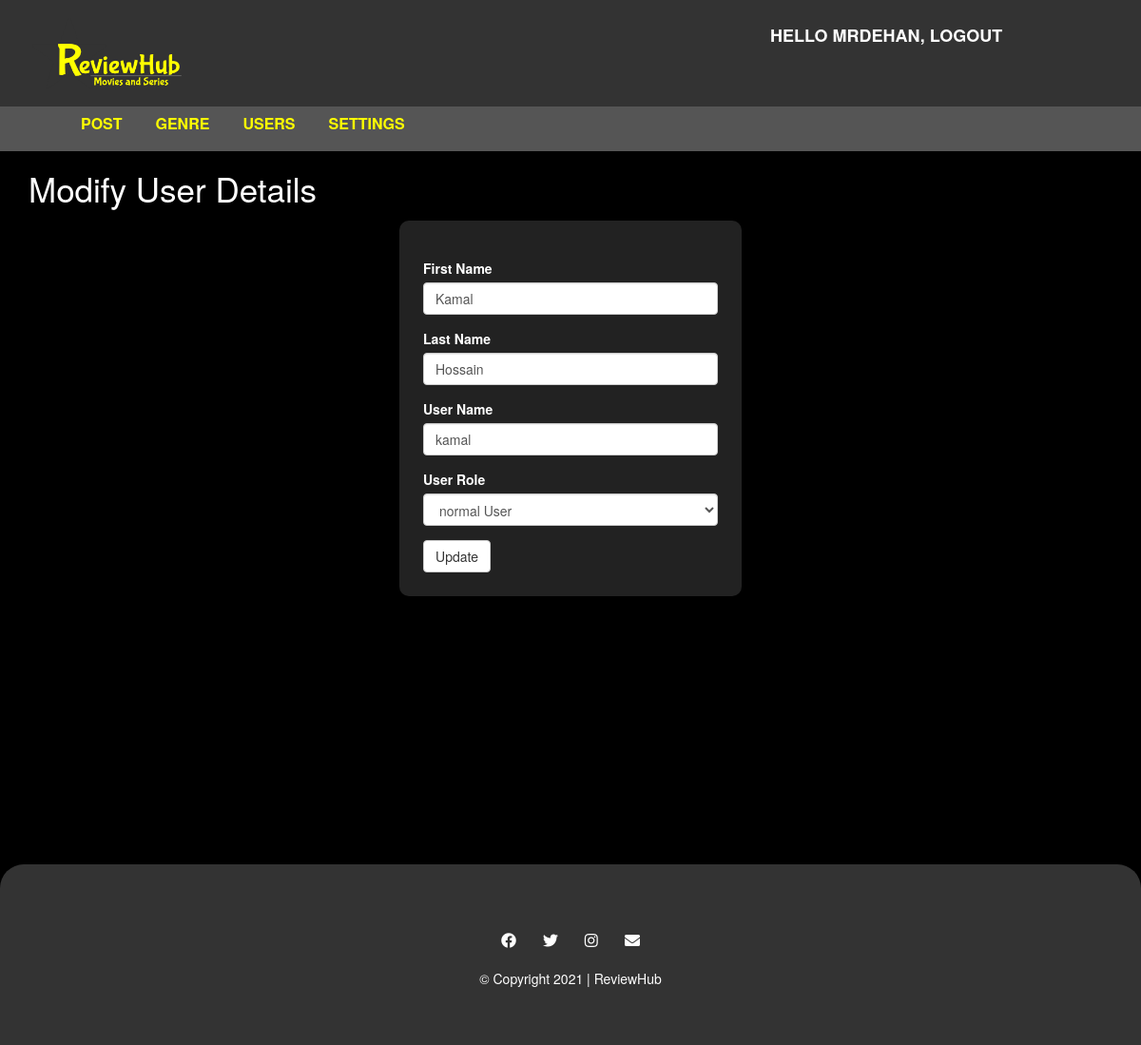
Screenshot of /reviewhub/admin/update-user.php?id=36 (signed in) with the database file from the repository.
### tables this page shows
CREATE TABLE `user` (
  `user_id` int UNSIGNED NOT NULL,
  `first_name` varchar(30) NOT NULL,
  `last_name` varchar(30) NOT NULL,
  `username` varchar(30) DEFAULT NULL,
  `password` varchar(40) DEFAULT NULL,
  `role` int NOT NULL
);

### reviewhub/admin/update-user.php (the view, shortened to what this page needs)
<?php include "header.php";
?>
<div id="admin-content">
    <div class="container">
        <div class="row">
            <div class="col-md-12">
                <h1 class="admin-heading">Modify User Details</h1>
            </div>
            <div class="col-md-offset-4 col-md-4">
                <?php
                include "config.php";
                $user_id = $_GET['id'];
                $sql = "SELECT * FROM user WHERE user_id = {$user_id}";
                $result = mysqli_query($conn, $sql) or die("Query Failed.");
                if(mysqli_num_rows($result) > 0){
                  while($row = mysqli_fetch_assoc($result)){
                ?>
                <form action="<?php $_SERVER['PHP_SELF']; ?>" method="POST">
                    <div class="form-group">
                        <label>First Name</label>
                        <input type="text" name="f_name" class="form-control" value="<?php echo $row['first_name'];  ?>"
                            required>
                    </div>
                    <div class="form-group">
                        <label>Last Name</label>
                        <input type="text" name="l_name" class="form-control" value="<?php echo $row['last_name'];  ?>"
                            required>
                    </div>
                    <div class="form-group">
                        <label>User Name</label>
                        <input type="text" name="username" class="form-control" value="<?php echo $row['username'];  ?>"
                            placeholder="" required>
                    </div>
                    <div class="form-group">
                        <label>User Role</label>
                        <select class="form-control" name="role" value="<?php echo $row['role']; ?>">
                            <?php
                              if($row['role'] == 1){
                                echo "<option value='0'>normal User</option>
                                      <option value='1' selected>Admin</option>";
                              }else{
                                echo "<option value='0' selected>normal User</option>
                                      <option value='1'>Admin</option>";
                              }
                            ?>
                        </select>
                    </div>
                    <input type="submit" name="submit" class="btn btn-default" value="Update" required />
                </form>
                <?php
                }
              }
                   ?>
            </div>
        </div>
    </div>
</div>
<?php include "footer.php"; ?>

### reviewhub/css/style.css (style rules this page uses)
body { background-color: #000; color: #fff; }
#admin-content { padding: 20px 0; min-height: 750px; }
#admin-content .admin-heading { font-size: 35px; margin: 0 0 15px; }
form { background: #222; padding: 25px; box-shadow: 0 1px 3px rgba(0, 0, 0, 0.13); border-radius: 10px; }

### rows the page displays
user: f_name "Kamal", l_name "Hossain", username "kamal", role "normal User"

### other values shown
$_SESSION["username"] "MRDEHAN"
